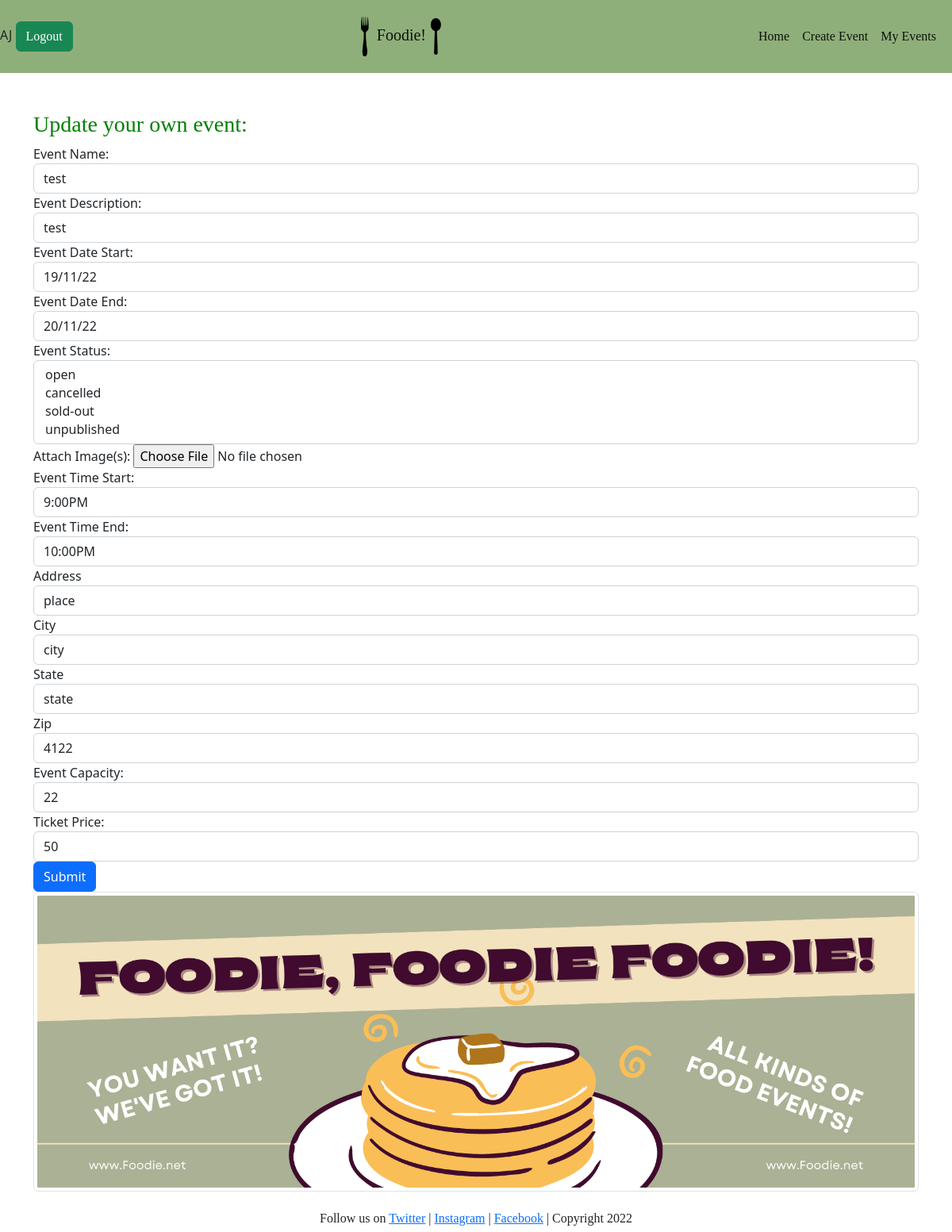
Screenshot of /events/update/2/ (signed in) with the database file from the repository.
### files/models.py (models this page shows, shortened)
class User(db.Model, UserMixin):
    __tablename__ = 'users'
    id = db.Column(db.Integer, primary_key=True)
    name = db.Column(db.String(100), index=True, unique=True, nullable=False)
    emailid = db.Column(db.String(100), index=True, nullable=False)
    ph_number = db.Column(db.Integer, nullable=False)
    password_hash = db.Column(db.String(255), nullable=False)

class Event(db.Model):
    __tablename__ = 'events'
    id = db.Column(db.Integer, primary_key=True)
    owner_id = db.Column(db.Integer, db.ForeignKey('users.id'))
    name = db.Column(db.String(100))
    status = db.Column(db.Integer)
    description = db.Column(db.String(1000))
    date_start = db.Column(db.String(20))
    date_end = db.Column(db.String(20))
    image = db.Column(db.String(400))
    time_start = db.Column(db.String(10))
    time_end = db.Column(db.String(10))
    address = db.Column(db.String(100))
    city = db.Column(db.String(50))
    state = db.Column(db.String(50))
    zip = db.Column(db.String(6))
    capacity = db.Column(db.Integer)
    ticket_price = db.Column(db.Integer)
    reviews = db.relationship('Review', backref='event')
    def getStatus(self):
        if(self.status == 1):
            return "open"
        elif(self.status == 2):
            return "unpublished"
        elif(self.status == 3):
            return "sold-out"
        elif(self.status == 4):
            return "cancelled"

### files/events.py (the view, shortened to what this page needs)
@bp.route("/update/<id>/", methods=['GET', 'POST'])
@login_required
def update_event(id):
    event_to_update = Event.query.get_or_404(id)
    update_form = CreateEventForm()
    event_form = CreateEventForm()
    update_form.name.data = event_to_update.name
    update_form.description.data = event_to_update.description
    update_form.date_start.data = event_to_update.date_start
    update_form.date_end.data = event_to_update.date_end
    update_form.image = getImageData(event_to_update.image)
    update_form.status = [Event.getStatus(event_to_update)]
    update_form.time_start.data = event_to_update.time_start
    update_form.time_end.data = event_to_update.time_end
    update_form.address.data = event_to_update.address
    update_form.city.data = event_to_update.city
    update_form.state.data = event_to_update.state
    update_form.zip.data = event_to_update.zip
    update_form.capacity.data = event_to_update.capacity
    update_form.ticket_price.data = event_to_update.ticket_price
    return render_template('update.html', form=update_form)

### files/__init__.py (called while the page is built)
def create_app():
    app=Flask(__name__)
    app.debug=True
    app.secret_key='thisisasecretkey122'
    app.config['SQLALCHEMY_DATABASE_URI']='sqlite:///storage.db'
    db.init_app(app)
    bootstrap = Bootstrap4(app)
    login_manager = LoginManager()
    login_manager.login_view='auth.login'
    login_manager.init_app(app)
    from .models import User
    @login_manager.user_loader
    def load_user(user_id):
        return User.query.get(int(user_id))
    from .views import mainbp
    app.register_blueprint(mainbp)
    from .auth import bp
    app.register_blueprint(bp)
    from . import events
    app.register_blueprint(events.bp)
    @app.errorhandler(404)
    def not_found(e):
        return render_template('error.html'),404
    @app.errorhandler(500)
    def internal_error(e):
        return render_template('error.html'),500
    return app

### files/events.py (called while the page is built)
def getImageData(filePath):
    BASE_PATH = os.path.dirname(__file__)
    image_path = os.path.join(
        BASE_PATH, filePath
    )
    return image_path

### files/templates/update.html (shortened to what this page needs)
{% extends "base.html" %}
{% import "bootstrap/form.html" as wtf %}
{% block content %}
<div class="container">
    <div class="rom mt-5">
        <div class="col-md-12">
            <h3>Update your own event:</h3>
            {{wtf.render_form(form)}}
        </div>
    </div>
</div>
{% endblock %}

### files/templates/base.html (shortened to what this page needs)
<!doctype html>
<html lang="en">
    <head>
        <link href="https://cdn.jsdelivr.net/npm/bootstrap@5.2.1/dist/css/bootstrap.min.css" rel="stylesheet"
>
        <link href="CSS\styles.css" rel="stylesheet" type="text/css">
    </head>
    <body>
        <header>
          <nav class="navbar navbar-light" style="background-color:#8faf7a;">
            {% if current_user.is_authenticated %}
              <form class="form-inline">
                {{current_user.name}}
                <a class="btn btn-success" href="{{ url_for('auth.logout') }}"type="button" style="font-family:Cambria, Cochin, Georgia, Times, 'Times New Roman', serif;">Logout</a>
              </form>
            {% endif %}
              <nav class="navbar navbar-light">
                <div class="container-fluid">
                  <a class="navbar-brand" style="font-family:Cambria, Cochin, Georgia, Times, 'Times New Roman', serif;">
                    <img src="\static\img\fork-logo.png" class="fork" width="30" height="80">
                      Foodie!
                    <img src="\static\img\spoon-logo.png" class="spoon" width="30" height="80">
                  </a>
                </div>
              </nav>
              <nav class="navbar navbar-expand-lg" style="background-color:#8faf7a">
                <div class="container-fluid">
                  <div class="collapse navbar-collapse" style="font-family:Cambria, Cochin, Georgia, Times, 'Times New Roman', serif;" id="navbarNav">
                    <ul class="navbar-nav">
                      <li class="nav-item">
                        <a class="nav-link active" href="{{url_for('main.index')}}">Home</a>
                      </li>
                      <li class="nav-item">
                        <a class="nav-link active" href="{{url_for('event.create_update')}}">Create Event</a>
                      </li>
                      <li class="nav-item">
                        <a class="nav-link active" a href="{{url_for('main.my_events')}}">My Events</a>
                      </li>
                    </ul>
                  </div>
                </div>
              </nav>
          </nav>
        </header>
        {% block content %}
        {% endblock %}
<div class="container">
<img src="\static\img\foodie.png" class="img-thumbnail">
</div>
<footer>
<br>
<h6>Follow us on <a href="#">Twitter</a> | <a href="#">Instagram</a> | <a href="#">Facebook</a> | Copyright 2022</h6>
</footer>
</body>
</html>

### files/static/css/styles.css (style rules this page uses)
h3 { color: green;font-family:Cambria, Cochin, Georgia, Times, 'Times New Roman', serif; }
.fork { height: 50px; width: 15px }
.spoon { height: 50px; width: 15px; }
h6 { text-align: center;font-family:Cambria, Cochin, Georgia, Times, 'Times New Roman', serif; }

### files/templates/base.html (style rules this page uses)
h3 { color: green;font-family:Cambria, Cochin, Georgia, Times, 'Times New Roman', serif; }
.fork { height: 50px; width: 15px }
.spoon { height: 50px; width: 15px; }
h6 { text-align: center;font-family:Cambria, Cochin, Georgia, Times, 'Times New Roman', serif; }

### rows the page displays
User: name "AJ"
Event: name "test", description "test", date_start "19/11/22", date_end "20/11/22", status "open / cancelled / sold-out / unpublished", time_start "9:00PM", time_end "10:00PM", address "place", city "city", state "state", zip "4122", capacity "22", ticket_price "50"
